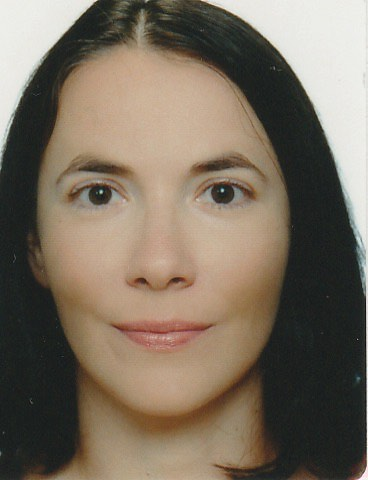
#> input picture computer_vision/images/img.jpg, 368 x 480 px
$ jupyter execute 01_gray_scale.ipynb
#> lines starting #> are read from the running program, lines starting #| are printed output that depends on the picture
[cell 1]
import numpy as np
import cv2

[cell 2]
input = cv2.imread('images/img.jpg')
#> input is the input picture: shape (480, 368, 3); mean B, G, R 95.2, 110.4, 122.6
gray_input = cv2.cvtColor(input,cv2.COLOR_BGR2GRAY)
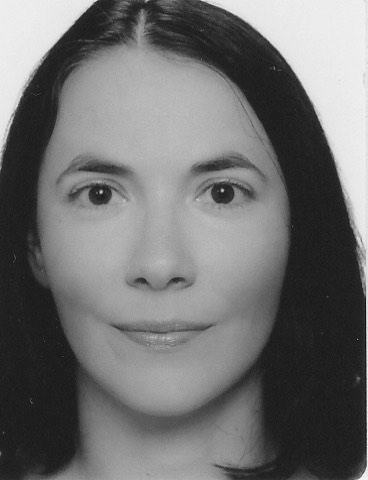
#> gray_input: shape (480, 368); min 9, max 254, mean 112.3
cv2.imshow('Show Image', gray_input)

# Wait for a key to be pressed intefinitely or the argument in miliseconds
cv2.waitKey()
cv2.destroyAllWindows() #only really works in windows or in the console.

How to write an image

[cell 3]
cv2.imwrite('images/gray_input.jpg',gray_input)
#> Out = True

get the dimensions of the image

[cell 4]
height = int(input.shape[0])
#> height = 480
width = int(input.shape[1])
#> width = 368
print(height, width)
#| 480 368

Quicker way to import the image as gray is to put 0 as argument to the imread function

[cell 5]
input = cv2.imread('images/img.jpg',0)
#> input: shape (480, 368); min 9, max 255, mean 112.3

cv2.imshow('Show Image', input)

# Wait for a key to be pressed intefinitely or the argument in miliseconds
cv2.waitKey()
cv2.destroyAllWindows() #only really works in windows or in the console.

RGB is represented as BGR
HSV is good for color filtering
AAlso you can split the scenes by color

[cell 6]
input = cv2.imread('images/img.jpg')
HSV_image = cv2.cvtColor(input,cv2.COLOR_BGR2HSV)
#> HSV_image: shape (480, 368, 3); mean H, S, V 35.9, 58.3, 124
cv2.imshow('Show Image', HSV_image)
cv2.imshow('Show Image', HSV_image[:,:,0])
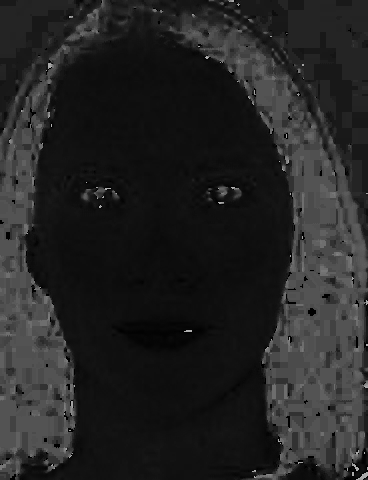
#> window 'Show Image': shape (480, 368); min 0, max 179, mean 35.9

# Wait for a key to be pressed intefinitely or the argument in miliseconds
cv2.waitKey()
cv2.destroyAllWindows() #only really works in windows or in the console.
